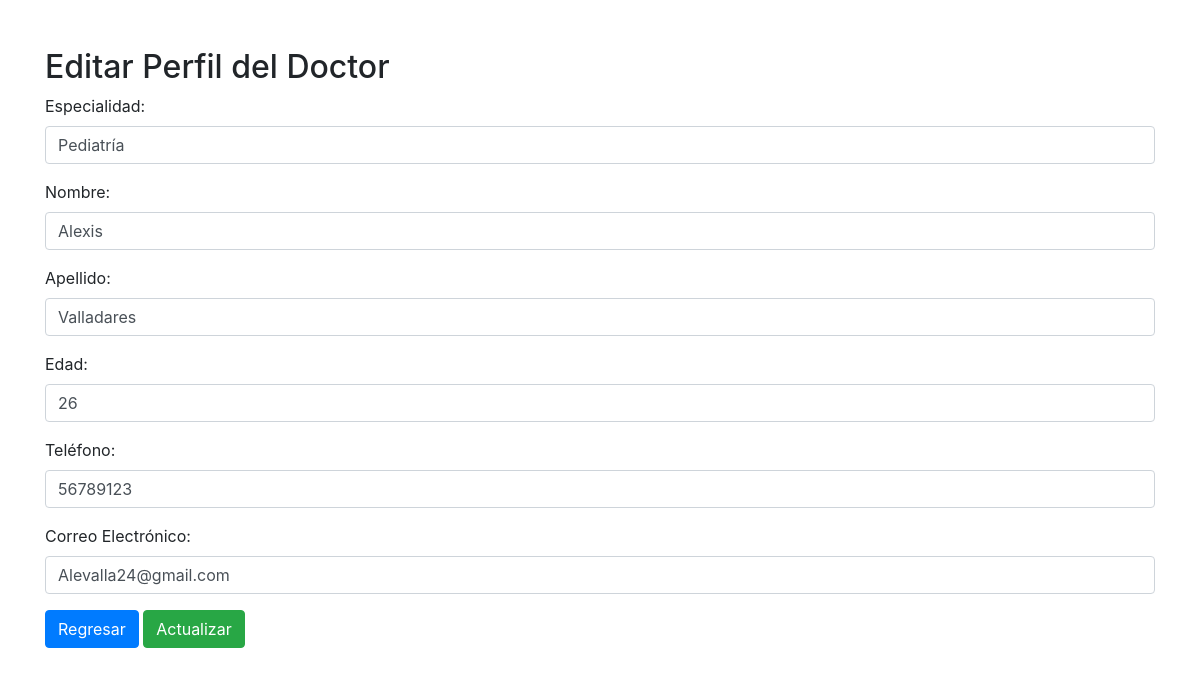
/View/Admin/CRUD/Form_editar.php?id=3 (signed in), run on the app's committed database.
### tables this page shows
CREATE TABLE `doctor` (
  `ID` int(11) NOT NULL,
  `especialidad` varchar(50) NOT NULL,
  `nombre` varchar(20) NOT NULL,
  `apellido` varchar(20) NOT NULL,
  `edad` int(10) NOT NULL,
  `telefono` int(25) NOT NULL,
  `gmail` varchar(30) NOT NULL,
  `usuario` varchar(150) NOT NULL,
  `pass` varchar(150) NOT NULL
);

### View/Admin/CRUD/Form_editar.php (the view, shortened to what this page needs)
<?php
$servername = "localhost";
$username = "root";
$password = "";
$database = "usuarios";
$conn = new mysqli($servername, $username, $password, $database);
$id = isset($_GET['id']) ? $_GET['id'] : (isset($_POST['id']) ? $_POST['id'] : null);
 $stmt = $conn->prepare("SELECT * FROM doctor WHERE ID = ?");
 $stmt->bind_param("i", $id);
 $stmt->execute();
 $result = $stmt->get_result();
 if($row = $result->fetch_assoc()){
 }else{
    echo "No hay ningun usuario registrado en el sistema.";
 }
?>
<!DOCTYPE html>
<html lang="es">
<head>
    <link href="https://stackpath.bootstrapcdn.com/bootstrap/4.5.2/css/bootstrap.min.css" rel="stylesheet">
</head>
<body>
    <div class="container mt-5">
        <h2>Editar Perfil del Doctor</h2>
        <form action="modificar.php" method="post">
            <div class="form-group">
                <label for="especialidad">Especialidad:</label>
                <input type="text" class="form-control" id="especialidad" name="especialidad" value="<?php echo htmlspecialchars($row['especialidad']); ?>">
            </div>
            <div class="form-group">
                <label for="nombre">Nombre:</label>
                <input type="text" class="form-control" id="nombre" name="nombre" value="<?php echo htmlspecialchars($row['nombre']); ?>">
            </div>
            <div class="form-group">
                <label for="apellido">Apellido:</label>
                <input type="text" class="form-control" id="apellido" name="apellido" value="<?php echo htmlspecialchars($row['apellido']); ?>">
            </div>
            <div class="form-group">
                <label for="edad">Edad:</label>
                <input type="number" class="form-control" id="edad" name="edad" value="<?php echo htmlspecialchars($row['edad']); ?>">
            </div>
            <div class="form-group">
                <label for="telefono">Teléfono:</label>
                <input type="text" class="form-control" id="telefono" name="telefono" value="<?php echo htmlspecialchars($row['telefono']); ?>">
            </div>
            <div class="form-group">
                <label for="email">Correo Electrónico:</label>
                <input type="email" class="form-control" id="email" name="email" value="<?php echo htmlspecialchars($row['gmail']); ?>">
            </div>
            <a href="Crud.php" class="btn btn-primary">Regresar</a>
            <button type="submit" class="btn btn-success">Actualizar</button>
        </form>
    </div>
</body>
</html>

### data on the page
doctor: especialidad "Pediatría", nombre "Alexis", apellido "Valladares", edad "26", telefono "56789123", email "Alevalla24@gmail.com"
